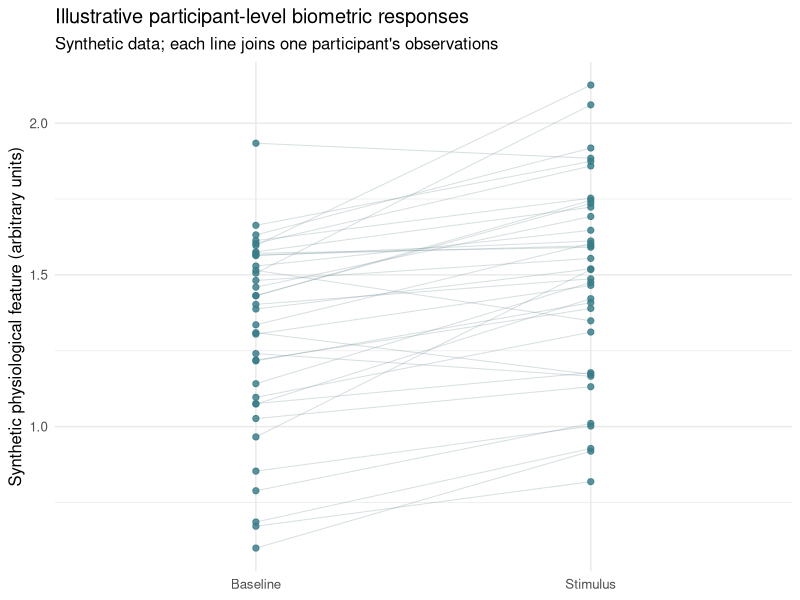
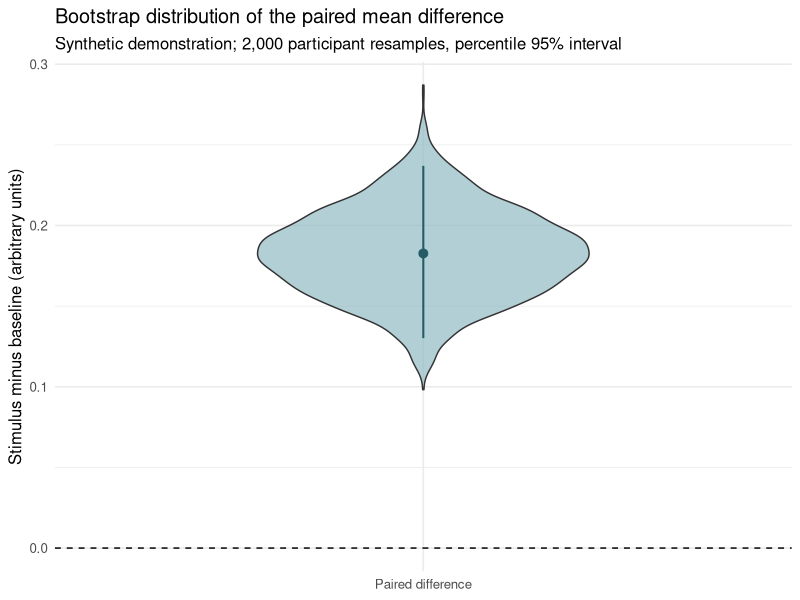

These charts were generated, in order, by the following R code:
## ---- chunk 1
knitr::opts_chunk$set(
  collapse = TRUE, comment = "#>", fig.width = 8, fig.height = 4.6
)
## ---- chunk 2
set.seed(20261009)
n_participants <- 36L
demo <- data.frame(
  participant_id = rep(seq_len(n_participants), each = 2L),
  condition = factor(
    rep(c("Baseline", "Stimulus"), n_participants),
    levels = c("Baseline", "Stimulus")
  ),
  response = rep(stats::rnorm(n_participants, 1.4, .28), each = 2L) +
    rep(c(0, .22), n_participants) +
    stats::rnorm(n_participants * 2L, sd = .11)
)
ggplot2::ggplot(
  demo, ggplot2::aes(x = condition, y = response, group = participant_id)
) +
  ggplot2::geom_line(alpha = .27, linewidth = .36, colour = "#718C96") +
  ggplot2::geom_point(
    size = 1.8, alpha = .82, colour = "#387C88"
  ) +
  ggplot2::labs(
    title = "Illustrative participant-level biometric responses",
    subtitle = "Synthetic data; each line joins one participant's observations",
    x = NULL, y = "Synthetic physiological feature (arbitrary units)"
  ) +
  ggplot2::theme_minimal(base_size = 12)
## ---- chunk 3
control <- demo$response[demo$condition == "Baseline"]
stimulus <- demo$response[demo$condition == "Stimulus"]
participant_differences <- stimulus - control
effect <- mean(participant_differences)
replicates <- replicate(
  2000L,
  mean(sample(
    participant_differences,
    size = length(participant_differences), replace = TRUE
  ))
)
bounds <- stats::quantile(replicates, c(.025, .975), names = FALSE)
draws <- data.frame(panel = "Paired difference", effect = replicates)
estimate <- data.frame(
  panel = "Paired difference", effect = effect,
  lower = bounds[1L], upper = bounds[2L]
)
ggplot2::ggplot(draws, ggplot2::aes(x = panel, y = effect)) +
  ggplot2::geom_violin(fill = "#8FBAC3", alpha = .7, width = .54) +
  ggplot2::geom_pointrange(
    data = estimate,
    ggplot2::aes(ymin = lower, ymax = upper),
    colour = "#245B65", linewidth = .7
  ) +
  ggplot2::geom_hline(yintercept = 0, linetype = "dashed") +
  ggplot2::labs(
    title = "Bootstrap distribution of the paired mean difference",
    subtitle = "Synthetic demonstration; 2,000 participant resamples, percentile 95% interval",
    x = NULL, y = "Stimulus minus baseline (arbitrary units)"
  ) +
  ggplot2::theme_minimal(base_size = 12)
